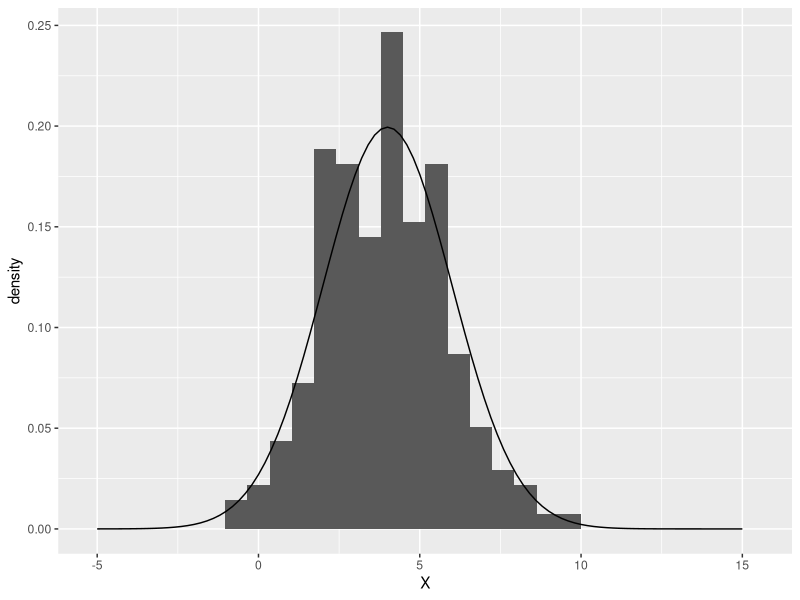

Reproduce this figure in R.
library(ggplot2)

X <- rnorm(n=200, mean=4, sd=2)
X <- data.frame(X)

x <- seq(-5, 15, 0.2)
y <- dnorm(x, 4, 2)
d <- data.frame(x, y)

d

ggplot(X) + geom_histogram(aes(x=X, y=..density..)) +
  geom_line(aes(x=x, y=y), data=d)
